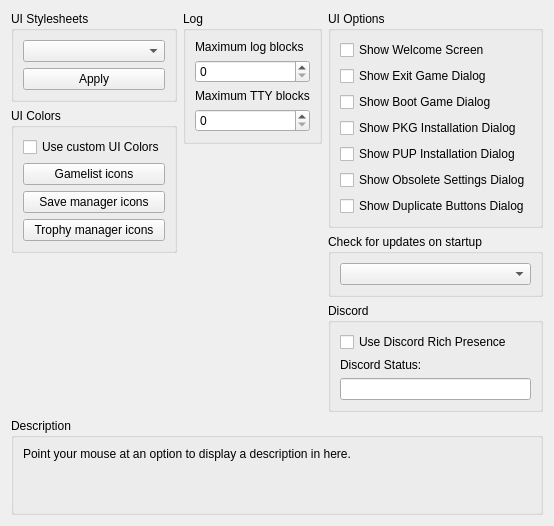
      <widget class="QWidget" name="guiTab">
       <attribute name="title">
        <string>GUI</string>
       </attribute>
       <layout class="QVBoxLayout" name="guiTab_layout" stretch="0,1,0">
        <item>
         <layout class="QHBoxLayout" name="guiTabLayout" stretch="1,1,1">
          <item>
           <layout class="QVBoxLayout" name="guiTabLayoutLeft">
            <item>
             <widget class="QGroupBox" name="gb_stylesheets">
              <property name="title">
               <string>UI Stylesheets</string>
              </property>
              <layout class="QVBoxLayout" name="gb_stylesheets_layout">
               <item>
                <widget class="QComboBox" name="combo_stylesheets"/>
               </item>
               <item>
                <widget class="QPushButton" name="pb_apply_stylesheet">
                 <property name="text">
                  <string>Apply</string>
                 </property>
                </widget>
               </item>
              </layout>
             </widget>
            </item>
            <item>
             <widget class="QGroupBox" name="gb_colors">
              <property name="title">
               <string>UI Colors</string>
              </property>
              <layout class="QVBoxLayout" name="gb_colors_layout">
               <property name="leftMargin">
                <number>9</number>
               </property>
               <property name="topMargin">
                <number>9</number>
               </property>
               <property name="rightMargin">
                <number>9</number>
               </property>
               <property name="bottomMargin">
                <number>9</number>
               </property>
               <item>
                <widget class="QCheckBox" name="cb_custom_colors">
                 <property name="text">
                  <string>Use custom UI Colors</string>
                 </property>
                </widget>
               </item>
               <item>
                <widget class="QPushButton" name="pb_gl_icon_color">
                 <property name="text">
                  <string>Gamelist icons</string>
                 </property>
                </widget>
               </item>
               <item>
                <widget class="QPushButton" name="pb_sd_icon_color">
                 <property name="text">
                  <string>Save manager icons</string>
                 </property>
                </widget>
               </item>
               <item>
                <widget class="QPushButton" name="pb_tr_icon_color">
                 <property name="text">
                  <string>Trophy manager icons</string>
                 </property>
                </widget>
               </item>
              </layout>
             </widget>
            </item>
            <item>
             <spacer name="guiTabSpacerLeft">
              <property name="orientation">
               <enum>Qt::Vertical</enum>
              </property>
              <property name="sizeType">
               <enum>QSizePolicy::MinimumExpanding</enum>
              </property>
              <property name="sizeHint" stdset="0">
               <size>
                <width>0</width>
                <height>0</height>
               </size>
              </property>
             </spacer>
            </item>
           </layout>
          </item>
          <item>
           <layout class="QVBoxLayout" name="guiTabLayoutMiddle">
            <item>
             <widget class="QGroupBox" name="gb_log">
              <property name="title">
               <string>Log</string>
              </property>
              <layout class="QVBoxLayout" name="gb_log_layout">
               <item>
                <widget class="QWidget" name="log_limit" native="true">
                 <property name="sizePolicy">
                  <sizepolicy hsizetype="Minimum" vsizetype="Minimum">
                   <horstretch>0</horstretch>
                   <verstretch>0</verstretch>
                  </sizepolicy>
                 </property>
                 <layout class="QVBoxLayout" name="layout_log_limit">
                  <property name="leftMargin">
                   <number>0</number>
                  </property>
                  <property name="topMargin">
                   <number>0</number>
                  </property>
                  <property name="rightMargin">
                   <number>0</number>
                  </property>
                  <property name="bottomMargin">
                   <number>0</number>
                  </property>
                  <item>
                   <widget class="QLabel" name="label_log_limit">
                    <property name="text">
                     <string>Maximum log blocks</string>
                    </property>
                   </widget>
                  </item>
                  <item>
                   <widget class="QSpinBox" name="spinbox_log_limit">
                    <property name="minimum">
                     <number>0</number>
                    </property>
                    <property name="maximum">
                     <number>999999999</number>
                    </property>
                   </widget>
                  </item>
                 </layout>
                </widget>
               </item>
               <item>
                <widget class="QWidget" name="tty_limit" native="true">
                 <layout class="QVBoxLayout" name="layout_tty_limit">
                  <property name="leftMargin">
                   <number>0</number>
                  </property>
                  <property name="topMargin">
                   <number>0</number>
                  </property>
                  <property name="rightMargin">
                   <number>0</number>
                  </property>
                  <property name="bottomMargin">
                   <number>0</number>
                  </property>
                  <item>
                   <widget class="QLabel" name="label_tty_limit">
                    <property name="text">
                     <string>Maximum TTY blocks</string>
                    </property>
                   </widget>
                  </item>
                  <item>
                   <widget class="QSpinBox" name="spinbox_tty_limit">
                    <property name="maximum">
                     <number>999999999</number>
                    </property>
                   </widget>
                  </item>
                 </layout>
                </widget>
               </item>
              </layout>
             </widget>
            </item>
            <item>
             <spacer name="guiTabSpacerMiddle">
              <property name="orientation">
               <enum>Qt::Vertical</enum>
              </property>
              <property name="sizeType">
               <enum>QSizePolicy::MinimumExpanding</enum>
              </property>
              <property name="sizeHint" stdset="0">
               <size>
                <width>0</width>
                <height>0</height>
               </size>
              </property>
             </spacer>
            </item>
           </layout>
          </item>
          <item>
           <layout class="QVBoxLayout" name="guiTabLayoutRight">
            <item>
             <widget class="QGroupBox" name="gb_gui_options">
              <property name="title">
               <string>UI Options</string>
              </property>
              <layout class="QVBoxLayout" name="gb_gui_options_layout">
               <item>
                <widget class="QCheckBox" name="cb_show_welcome">
                 <property name="text">
                  <string>Show Welcome Screen</string>
                 </property>
                </widget>
               </item>
               <item>
                <widget class="QCheckBox" name="cb_show_exit_game">
                 <property name="text">
                  <string>Show Exit Game Dialog</string>
                 </property>
                </widget>
               </item>
               <item>
                <widget class="QCheckBox" name="cb_show_boot_game">
                 <property name="text">
                  <string>Show Boot Game Dialog</string>
                 </property>
                </widget>
               </item>
               <item>
                <widget class="QCheckBox" name="cb_show_pkg_install">
                 <property name="text">
                  <string>Show PKG Installation Dialog</string>
                 </property>
                </widget>
               </item>
               <item>
                <widget class="QCheckBox" name="cb_show_pup_install">
                 <property name="text">
                  <string>Show PUP Installation Dialog</string>
                 </property>
                </widget>
               </item>
               <item>
                <widget class="QCheckBox" name="cb_show_obsolete_cfg_dialog">
                 <property name="text">
                  <string>Show Obsolete Settings Dialog</string>
                 </property>
                </widget>
               </item>
               <item>
                <widget class="QCheckBox" name="cb_show_same_buttons_dialog">
                 <property name="text">
                  <string>Show Duplicate Buttons Dialog</string>
                 </property>
                </widget>
               </item>
               <item>
                <spacer name="guiTabSpacerRight">
                 <property name="orientation">
                  <enum>Qt::Vertical</enum>
                 </property>
                 <property name="sizeType">
                  <enum>QSizePolicy::MinimumExpanding</enum>
                 </property>
                 <property name="sizeHint" stdset="0">
                  <size>
                   <width>0</width>
                   <height>0</height>
                  </size>
                 </property>
                </spacer>
               </item>
              </layout>
             </widget>
            </item>
            <item>
             <widget class="QGroupBox" name="gb_updates">
              <property name="title">
               <string>Check for updates on startup</string>
              </property>
              <layout class="QVBoxLayout" name="layout_gb_updates">
               <item>
                <widget class="QComboBox" name="combo_updates"/>
               </item>
              </layout>
             </widget>
            </item>
            <item>
             <widget class="QGroupBox" name="gb_discord">
              <property name="title">
               <string>Discord</string>
              </property>
              <layout class="QVBoxLayout" name="gb_discord_layout">
               <item>
                <widget class="QCheckBox" name="useRichPresence">
                 <property name="text">
                  <string>Use Discord Rich Presence</string>
                 </property>
                </widget>
               </item>
               <item>
                <widget class="QLabel" name="label_discordState">
                 <property name="text">
                  <string>Discord Status:</string>
                 </property>
                </widget>
               </item>
               <item>
                <widget class="QLineEdit" name="discordState">
                 <property name="sizePolicy">
                  <sizepolicy hsizetype="MinimumExpanding" vsizetype="Fixed">
                   <horstretch>0</horstretch>
                   <verstretch>0</verstretch>
                  </sizepolicy>
                 </property>
                 <property name="maxLength">
                  <number>128</number>
                 </property>
                </widget>
               </item>
              </layout>
             </widget>
            </item>
           </layout>
          </item>
         </layout>
        </item>
        <item>
         <spacer name="guiTabSpacer">
          <property name="orientation">
           <enum>Qt::Vertical</enum>
          </property>
          <property name="sizeType">
           <enum>QSizePolicy::MinimumExpanding</enum>
          </property>
          <property name="sizeHint" stdset="0">
           <size>
            <width>0</width>
            <height>0</height>
           </size>
          </property>
         </spacer>
        </item>
        <item>
         <widget class="QGroupBox" name="gb_description_gui">
          <property name="title">
           <string>Description</string>
          </property>
          <layout class="QVBoxLayout" name="gb_description_gui_layout">
           <item>
            <widget class="QLabel" name="description_gui">
             <property name="text">
              <string>Point your mouse at an option to display a description in here.


</string>
             </property>
             <property name="textFormat">
              <enum>Qt::PlainText</enum>
             </property>
             <property name="alignment">
              <set>Qt::AlignLeading|Qt::AlignLeft|Qt::AlignTop</set>
             </property>
             <property name="wordWrap">
              <bool>true</bool>
             </property>
            </widget>
           </item>
          </layout>
         </widget>
        </item>
       </layout>
      </widget>
